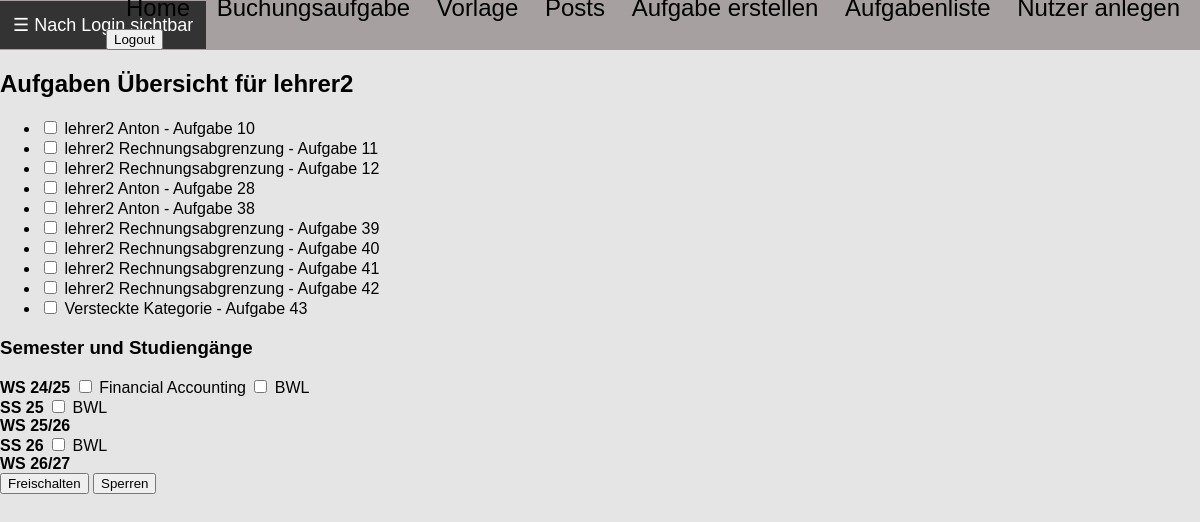
/posts/aufgaben/ (signed in), run on an earlier commit of the app's database.
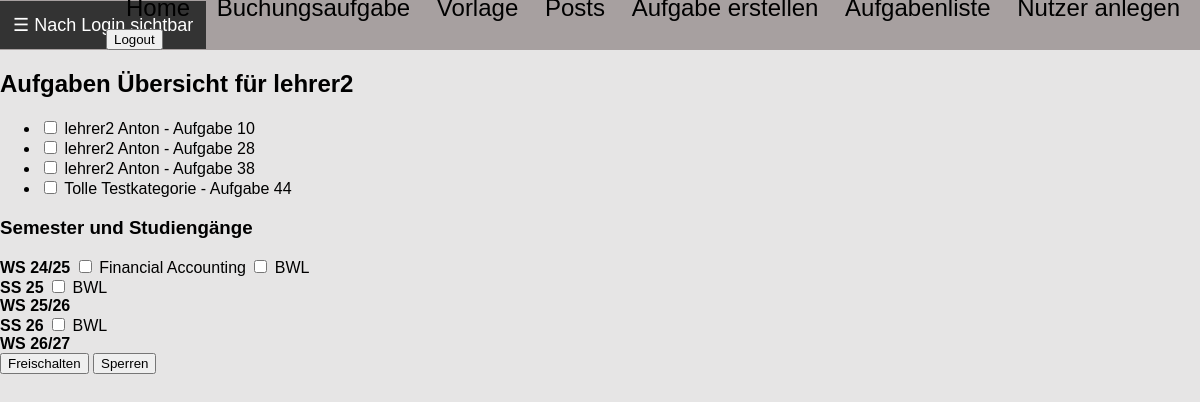
And on a later commit of the database.
### users/models.py (models this page shows, shortened)
class CustomUser(AbstractUser):
    ROLE_CHOICES = (
        ('student', 'Studierende'),
        ('teacher', 'Lehrkraft'),
    )
    role = models.CharField(max_length=10, choices=ROLE_CHOICES, default='student')
    professor = models.ForeignKey(
        'self',
        null=True, blank=True,
        limit_choices_to={'role': 'teacher'},
        on_delete=models.SET_NULL,
        related_name='students'
    )
    semester = models.ForeignKey(Semester, null = True, on_delete=models.CASCADE, default = 1)
    studiengang = models.ForeignKey(
        Studiengang,
        on_delete=models.CASCADE,
        null=True, blank=True,  # Allow empty reference initially
        related_name='students'  # Optional but recommended for clarity
    )

class Semester(models.Model):
    name = models.CharField(max_length=10, unique=True)

class Studiengang(models.Model):
    name = models.CharField(max_length=100, unique=True)

### posts/models.py (models this page shows)
class Aufgabe(models.Model):
    kategorie = models.ForeignKey(Kategorie, on_delete=models.CASCADE)  # Ändere CharField zu ForeignKey
    aufgabentext = models.TextField()
    loesung_haben = models.JSONField(blank=True, null=True)
    loesung_soll = models.JSONField(blank=True, null=True)
    multiple_choice_antworten = models.JSONField(blank=True, null=True)
    richtige_antwort = models.TextField(blank=True, null=True)
    aufgabentyp = models.CharField(max_length=50, choices=[
        ('buchungssatz', 'Buchungssatz'),
        ('multiple_choice', 'Multiple Choice'),
        ('texteingabe', 'Texteingabe')
    ])
    author = models.ForeignKey(settings.AUTH_USER_MODEL, on_delete=models.CASCADE)
    erstellungsdatum = models.DateTimeField(auto_now_add=True)
    id = models.AutoField(primary_key=True)

class Kategorie(models.Model):
    name = models.CharField(max_length=100, unique=True)
    author = models.ForeignKey(settings.AUTH_USER_MODEL, on_delete=models.CASCADE, limit_choices_to={'role': 'teacher'})
    def __str__(self):
        return self.name

### posts/views.py (the view)
    def _wrapped_view_func(request, *args, **kwargs):
        if request.user.is_authenticated and request.user.role == 'teacher':
            return view_func(request, *args, **kwargs)
        else:
            return HttpResponse(f'Fehlende Berechtigung <br><a href="{reverse("index")}">Zurück zur Startseite</a>')

### posts/views.py (called while the page is built)
def lehrkraft_required(view_func):
    def _wrapped_view_func(request, *args, **kwargs):
        if request.user.is_authenticated and request.user.role == 'teacher':
            return view_func(request, *args, **kwargs)
        else:
            return HttpResponse(f'Fehlende Berechtigung <br><a href="{reverse("index")}">Zurück zur Startseite</a>')
    return _wrapped_view_func

@lehrkraft_required
def aufgaben_liste(request):
    aufgaben = Aufgabe.objects.filter(author=request.user).order_by('id')
    studiengaenge_per_semester = {}
    for semester in Semester.objects.all():
        studiengaenge_per_semester[semester] = Studiengang.objects.filter(
            students__professor=request.user, students__semester=semester
        ).distinct()
    return render(request, 'posts/aufgaben_liste.html', {
        'aufgaben': aufgaben,
        'studiengaenge_per_semester': studiengaenge_per_semester
    })

### posts/templates/posts/aufgaben_liste.html (shortened to what this page needs)
{% extends 'vorlage.html' %}
{% block content %}
    <h2>Aufgaben Übersicht für {{ request.user.username }}</h2>
    <form method="post" action="{% url 'posts:update_aufgabe_status_multiple' %}">
        <ul>
            {% for aufgabe in aufgaben %}
                <li>
                    <input type="checkbox" name="aufgaben_ids" value="{{ aufgabe.id }}">
                    <label>{{ aufgabe.kategorie }} - Aufgabe {{ aufgabe.id }}</label>
                </li>
            {% endfor %}
        </ul>
        <h3>Semester und Studiengänge</h3>
        {% for semester, studiengaenge in studiengaenge_per_semester.items %}
            <div>
                <strong>{{ semester.name }}</strong>
                {% for studiengang in studiengaenge %}
                    <label>
                        <input type="checkbox" name="studiengang_ids" value="{{ studiengang.id }}-{{ semester.id }}">
                        {{ studiengang.name }}
                    </label>
                {% endfor %}
            </div>
        {% endfor %}
        <button type="submit" name="action" value="freischalten">Freischalten</button>
        <button type="submit" name="action" value="sperren">Sperren</button>
    </form>
{% endblock %}

### templates/vorlage.html (shortened to what this page needs)
{% load static %}
<!DOCTYPE html>
<html lang="de">
<head>
    <link rel="stylesheet" href="{% static 'css/styles.css' %}">
</head>
<body>
    <div class = "navigation_bar_top">
        {% if user.is_authenticated%}
            <button id="menuButton" class="menu_button">☰ Nach Login sichtbar</button>
        {% endif %}
        <div class = "topbar_text">
            <a class = "menulink" href="{% url 'index' %}">Home</a>
            <a class = "menulink" href="{% url 'posts:buchung_uebersicht' %}">Buchungsaufgabe</a>
            <a class = "menulink" href="{% url 'vorlage' %}">Vorlage</a>
            <a class = "menulink" href="{% url 'posts:list' %}">Posts</a>
            {% if user.is_authenticated %}
                <a class = "menulink" href="{% url 'posts:neue_aufgabe' %}">Aufgabe erstellen</a>
                <a class = "menulink" href="{% url 'posts:aufgaben_liste' %}">Aufgabenliste</a>
                {% if user.role == 'teacher' %}
                    <a class = "menulink" href="{% url 'users:register' %}">Nutzer anlegen</a>
                {% endif %}
                <form class="logout" action="{%url 'users:logout' %}" method = "post">
                    <button class="logout-button" title="User Logout">Logout</button>
                </form>
            {% else %}
                <a class = "menulink" href="{% url 'users:login' %}">Login</a>
                <a class = "menulink" href="{% url 'users:register' %}">Registrierung</a>
            {% endif %}
        </div>
    </div>
    {% block content %}{% endblock %}
</body>
</html>

### static/css/styles.css (style rules this page uses)
body { margin: 0; font-family: Arial, sans-serif; background-color: rgb(230, 229, 229); }
.navigation_bar_top { background-color: rgb(167, 160, 160); height: 50px; position: relative; display: flex; align-items: center; padding: 0 0px; }
.topbar_text { font-size: 24px; display: inline-block; position: absolute; bottom: 0; right: 20px; }
.menulink { color: black; text-decoration: none; margin-left: 20px; }
.menu_button { display:flex; background-color: #333; color: white; border: none; padding: 13px; font-size: 18px; cursor: pointer; }

What changed in the data, as far as the page shows it:
removed Aufgabe: kategorie "lehrer2 Rechnungsabgrenzung", id "11"
removed Aufgabe: kategorie "lehrer2 Rechnungsabgrenzung", id "12"
removed Aufgabe: kategorie "lehrer2 Rechnungsabgrenzung", id "39"
removed Aufgabe: kategorie "lehrer2 Rechnungsabgrenzung", id "40"
removed Aufgabe: kategorie "lehrer2 Rechnungsabgrenzung", id "41"
removed Aufgabe: kategorie "lehrer2 Rechnungsabgrenzung", id "42"
removed Aufgabe: kategorie "Versteckte Kategorie", id "43"
added Aufgabe: kategorie "Tolle Testkategorie", id "44"
